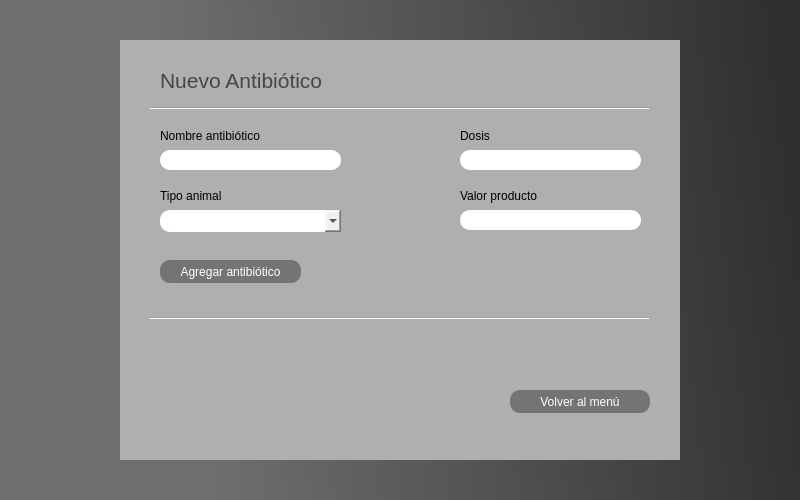
<?xml version="1.0" encoding="UTF-8"?>
<ui version="4.0">
 <class>MainWindow</class>
 <widget class="QMainWindow" name="MainWindow">
  <property name="geometry">
   <rect>
    <x>0</x>
    <y>0</y>
    <width>800</width>
    <height>500</height>
   </rect>
  </property>
  <property name="minimumSize">
   <size>
    <width>800</width>
    <height>500</height>
   </size>
  </property>
  <property name="maximumSize">
   <size>
    <width>800</width>
    <height>500</height>
   </size>
  </property>
  <property name="windowTitle">
   <string>MainWindow</string>
  </property>
  <property name="styleSheet">
   <string notr="true">QWidget#centralwidget{background-color: qlineargradient(spread:pad, x1:0, y1:0.625, x2:1, y2:0.551, stop:0.232955 rgba(111, 111, 111, 255), stop:1 rgba(74, 74, 74, 255));
background-color: qlineargradient(spread:pad, x1:0, y1:0.625, x2:1, y2:0.551, stop:0.232955 rgba(111, 111, 111, 255), stop:1 rgba(48, 48, 48, 255));}</string>
  </property>
  <widget class="QWidget" name="centralwidget">
   <widget class="QGroupBox" name="groupBox_2">
    <property name="geometry">
     <rect>
      <x>120</x>
      <y>40</y>
      <width>560</width>
      <height>420</height>
     </rect>
    </property>
    <property name="cursor">
     <cursorShape>ArrowCursor</cursorShape>
    </property>
    <property name="styleSheet">
     <string notr="true">QWidget#groupBox_2{background-color: qlineargradient(spread:pad, x1:0, y1:0.625, x2:1, y2:0.551, stop:0 rgba(175, 175, 175, 255));
font: 12pt &quot;MS Shell Dlg 2&quot;;
border: none;}

</string>
    </property>
    <property name="title">
     <string/>
    </property>
    <widget class="QLabel" name="label">
     <property name="geometry">
      <rect>
       <x>40</x>
       <y>20</y>
       <width>231</width>
       <height>41</height>
      </rect>
     </property>
     <property name="font">
      <font>
       <pointsize>16</pointsize>
      </font>
     </property>
     <property name="styleSheet">
      <string notr="true">color: rgb(70, 70, 70);</string>
     </property>
     <property name="text">
      <string>Nuevo Antibiótico</string>
     </property>
    </widget>
    <widget class="QLineEdit" name="nombreAntibioticoInput">
     <property name="geometry">
      <rect>
       <x>40</x>
       <y>110</y>
       <width>181</width>
       <height>20</height>
      </rect>
     </property>
     <property name="styleSheet">
      <string notr="true">border-radius:10px;
</string>
     </property>
     <property name="text">
      <string/>
     </property>
    </widget>
    <widget class="QLabel" name="label_7">
     <property name="geometry">
      <rect>
       <x>40</x>
       <y>80</y>
       <width>161</width>
       <height>31</height>
      </rect>
     </property>
     <property name="styleSheet">
      <string notr="true">font: 12pt &quot;MS Shell Dlg 2&quot;;</string>
     </property>
     <property name="text">
      <string>Nombre antibiótico</string>
     </property>
    </widget>
    <widget class="QPushButton" name="agregarAntibioticoBoton">
     <property name="geometry">
      <rect>
       <x>40</x>
       <y>220</y>
       <width>141</width>
       <height>23</height>
      </rect>
     </property>
     <property name="cursor">
      <cursorShape>PointingHandCursor</cursorShape>
     </property>
     <property name="styleSheet">
      <string notr="true">QWidget#agregarAntibioticoBoton{border-radius:10px;
color: rgb(255, 255, 255);
background-color: qlineargradient(spread:pad, x1:0, y1:0.625, x2:1, y2:0.551, stop:0 rgba(116, 116, 116, 255));
border: 1px;
border-color: qlineargradient(spread:pad, x1:0, y1:0, x2:1, y2:1, stop:1 rgba(220, 220, 220, 255));}
QWidget#agregarAntibioticoBoton:hover{
	background-color: qlineargradient(spread:pad, x1:0, y1:0, x2:1, y2:1, stop:0 rgba(240, 240, 240, 255));
	color: rgb(68, 68, 68);
	border-color: rgb(68, 68, 68);
	shadow: large;
}</string>
     </property>
     <property name="text">
      <string>Agregar antibiótico</string>
     </property>
    </widget>
    <widget class="QLabel" name="label_8">
     <property name="geometry">
      <rect>
       <x>40</x>
       <y>140</y>
       <width>161</width>
       <height>31</height>
      </rect>
     </property>
     <property name="styleSheet">
      <string notr="true">font: 12pt &quot;MS Shell Dlg 2&quot;;</string>
     </property>
     <property name="text">
      <string>Tipo animal</string>
     </property>
    </widget>
    <widget class="Line" name="line">
     <property name="geometry">
      <rect>
       <x>30</x>
       <y>60</y>
       <width>500</width>
       <height>16</height>
      </rect>
     </property>
     <property name="autoFillBackground">
      <bool>false</bool>
     </property>
     <property name="orientation">
      <enum>Qt::Horizontal</enum>
     </property>
    </widget>
    <widget class="Line" name="line_2">
     <property name="geometry">
      <rect>
       <x>30</x>
       <y>270</y>
       <width>500</width>
       <height>16</height>
      </rect>
     </property>
     <property name="autoFillBackground">
      <bool>false</bool>
     </property>
     <property name="orientation">
      <enum>Qt::Horizontal</enum>
     </property>
    </widget>
    <widget class="QPushButton" name="volverMenuBoton">
     <property name="geometry">
      <rect>
       <x>390</x>
       <y>350</y>
       <width>140</width>
       <height>23</height>
      </rect>
     </property>
     <property name="cursor">
      <cursorShape>PointingHandCursor</cursorShape>
     </property>
     <property name="styleSheet">
      <string notr="true">QWidget#volverMenuBoton{border-radius:10px;
color: rgb(255, 255, 255);
background-color: qlineargradient(spread:pad, x1:0, y1:0.625, x2:1, y2:0.551, stop:0 rgba(116, 116, 116, 255));
border: 1px;
border-color: qlineargradient(spread:pad, x1:0, y1:0, x2:1, y2:1, stop:1 rgba(220, 220, 220, 255));}
QWidget#volverMenuBoton:hover{
	background-color: qlineargradient(spread:pad, x1:0, y1:0, x2:1, y2:1, stop:0 rgba(240, 240, 240, 255));
	color: rgb(68, 68, 68);
	border-color: rgb(68, 68, 68);
	shadow: large;
}</string>
     </property>
     <property name="text">
      <string>Volver al menú</string>
     </property>
    </widget>
    <widget class="QLabel" name="mensajeRetorno">
     <property name="geometry">
      <rect>
       <x>50</x>
       <y>300</y>
       <width>271</width>
       <height>16</height>
      </rect>
     </property>
     <property name="text">
      <string/>
     </property>
    </widget>
    <widget class="QLineEdit" name="dosisAntibioticoInput">
     <property name="geometry">
      <rect>
       <x>340</x>
       <y>110</y>
       <width>181</width>
       <height>20</height>
      </rect>
     </property>
     <property name="styleSheet">
      <string notr="true">border-radius:10px;
</string>
     </property>
     <property name="text">
      <string/>
     </property>
    </widget>
    <widget class="QLabel" name="label_9">
     <property name="geometry">
      <rect>
       <x>340</x>
       <y>80</y>
       <width>161</width>
       <height>31</height>
      </rect>
     </property>
     <property name="styleSheet">
      <string notr="true">font: 12pt &quot;MS Shell Dlg 2&quot;;</string>
     </property>
     <property name="text">
      <string>Dosis</string>
     </property>
    </widget>
    <widget class="QLabel" name="label_11">
     <property name="geometry">
      <rect>
       <x>340</x>
       <y>140</y>
       <width>161</width>
       <height>31</height>
      </rect>
     </property>
     <property name="styleSheet">
      <string notr="true">font: 12pt &quot;MS Shell Dlg 2&quot;;</string>
     </property>
     <property name="text">
      <string>Valor producto</string>
     </property>
    </widget>
    <widget class="QLineEdit" name="valorAntibioticoInput">
     <property name="geometry">
      <rect>
       <x>340</x>
       <y>170</y>
       <width>181</width>
       <height>20</height>
      </rect>
     </property>
     <property name="styleSheet">
      <string notr="true">border-radius:10px;
</string>
     </property>
     <property name="text">
      <string/>
     </property>
    </widget>
    <widget class="QComboBox" name="tipoAnimalElegido">
     <property name="geometry">
      <rect>
       <x>40</x>
       <y>170</y>
       <width>181</width>
       <height>22</height>
      </rect>
     </property>
     <property name="cursor">
      <cursorShape>PointingHandCursor</cursorShape>
     </property>
     <property name="mouseTracking">
      <bool>true</bool>
     </property>
     <property name="tabletTracking">
      <bool>true</bool>
     </property>
     <property name="autoFillBackground">
      <bool>false</bool>
     </property>
     <property name="styleSheet">
      <string notr="true">border-radius:10px;</string>
     </property>
     <property name="editable">
      <bool>false</bool>
     </property>
     <property name="currentText">
      <string/>
     </property>
     <property name="currentIndex">
      <number>-1</number>
     </property>
     <property name="placeholderText">
      <string notr="true">Seleccione el cultivo</string>
     </property>
     <item>
      <property name="text">
       <string>Bovino</string>
      </property>
     </item>
     <item>
      <property name="text">
       <string>Porcinos</string>
      </property>
     </item>
     <item>
      <property name="text">
       <string>Caprinos</string>
      </property>
     </item>
    </widget>
   </widget>
  </widget>
 </widget>
 <resources/>
 <connections/>
</ui>
